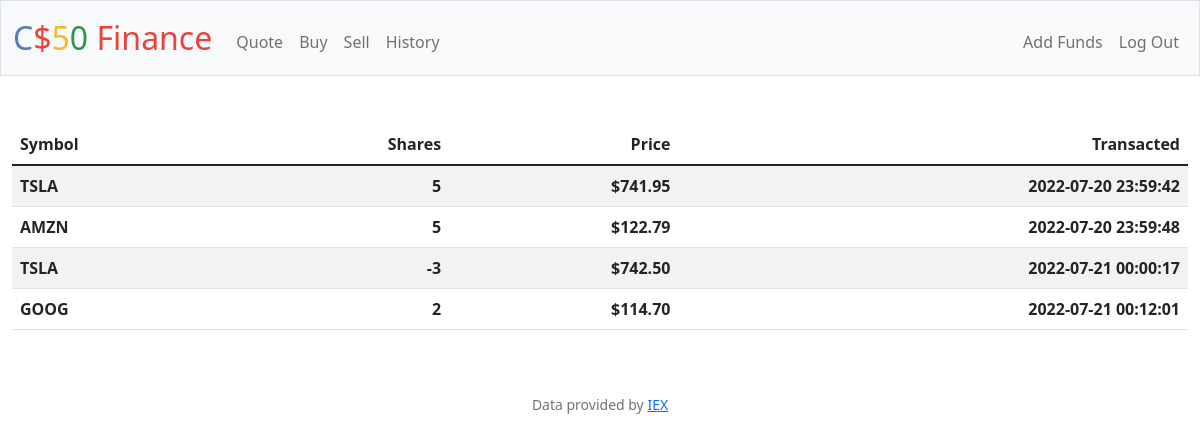
Page /history (signed in) on the committed database.
### tables this page shows
CREATE TABLE 'transactions' ('transaction_id' INTEGER PRIMARY KEY AUTOINCREMENT NOT NULL, user_id INTEGER NOT NULL, symbol TEXT NOT NULL, shares INTEGER NOT NULL, price REAL NOT NULL, dt TEXT NOT NULL, FOREIGN KEY(user_id) REFERENCES users(id));

### app.py (the view)
@app.route("/history")
@login_required
def history():
    transaction_list = db.execute("SELECT symbol, shares, price, dt FROM transactions WHERE user_id = ?", session["user_id"])
    return render_template("history.html", transaction_list=transaction_list)

### app.py (called while the page is built)
@app.after_request
def after_request(response):
    response.headers["Cache-Control"] = "no-cache, no-store, must-revalidate"
    response.headers["Expires"] = 0
    response.headers["Pragma"] = "no-cache"
    return response

### helpers.py (called while the page is built)
def login_required(f):
    @wraps(f)
    def decorated_function(*args, **kwargs):
        if session.get("user_id") is None:
            return redirect("/login")
        return f(*args, **kwargs)
    return decorated_function

def usd(value):
    return f"${value:,.2f}"

### templates/history.html (shortened to what this page needs)
{% extends "layout.html" %}
{% block main %}
    <table class="table table-striped">
        <thead>
            <tr>
                <th class="text-start">Symbol</th>
                <th class="text-end">Shares</th>
                <th class="text-end">Price</th>
                <th class="text-end">Transacted</th>
            </tr>
        </thead>
        <tbody>
            {% for dict in transaction_list %}
                <tr>
                    <th class="text-start">{{ dict["symbol"] }}</th>
                    <th class="text-end">{{ dict["shares"] }}</th>
                    <th class="text-end">{{ dict["price"] | usd }}</th>
                    <th class="text-end">{{ dict["dt"] }}</th>
                </tr>
            {% endfor %}
        </tbody>
    </table>
{% endblock %}

### templates/layout.html (shortened to what this page needs)
<!DOCTYPE html>
<html lang="en">
    <head>
        <link href="https://cdn.jsdelivr.net/npm/bootstrap@5.1.3/dist/css/bootstrap.min.css" rel="stylesheet">
        <link href="/static/styles.css" rel="stylesheet">
    </head>
    <body>
        <nav class="bg-light border navbar navbar-expand-md navbar-light">
            <div class="container-fluid">
                <a class="navbar-brand" href="/"><span class="blue">C</span><span class="red">$</span><span class="yellow">5</span><span class="green">0</span> <span class="red">Finance</span></a>
                <div class="collapse navbar-collapse" id="navbar">
                    {% if session["user_id"] %}
                        <ul class="navbar-nav me-auto mt-2">
                            <li class="nav-item"><a class="nav-link" href="/quote">Quote</a></li>
                            <li class="nav-item"><a class="nav-link" href="/buy">Buy</a></li>
                            <li class="nav-item"><a class="nav-link" href="/sell">Sell</a></li>
                            <li class="nav-item"><a class="nav-link" href="/history">History</a></li>
                        </ul>
                        <ul class="navbar-nav ms-auto mt-2">
                            <li class="nav-item"><a class="nav-link" href="/addfunds">Add Funds</a></li>
                            <li class="nav-item"><a class="nav-link" href="/logout">Log Out</a></li>
                        </ul>
                    {% else %}
                        <ul class="navbar-nav ms-auto mt-2">
                            <li class="nav-item"><a class="nav-link" href="/register">Register</a></li>
                            <li class="nav-item"><a class="nav-link" href="/login">Log In</a></li>
                        </ul>
                    {% endif %}
                </div>
            </div>
        </nav>
        <main class="container-fluid py-5 text-center">
            {% block main %}{% endblock %}
        </main>
        <footer class="mb-5 small text-center text-muted">
            Data provided by <a href="https://iexcloud.io/">IEX</a>
        </footer>
    </body>
</html>

### static/styles.css (style rules this page uses)
nav .navbar-brand { font-size: xx-large; }
nav .navbar-brand .blue { color: #537fbe; }
nav .navbar-brand .red { color: #ea433b; }
nav .navbar-brand .yellow { color: #f5b82e; }
nav .navbar-brand .green { color: #2e944b; }

### rows in the picture
transactions: symbol "TSLA", shares "5", price "$741.95", dt "2022-07-20 23:59:42"
transactions: symbol "AMZN", shares "5", price "$122.79", dt "2022-07-20 23:59:48"
transactions: symbol "TSLA", shares "-3", price "$742.50", dt "2022-07-21 00:00:17"
transactions: symbol "GOOG", shares "2", price "$114.70", dt "2022-07-21 00:12:01"
